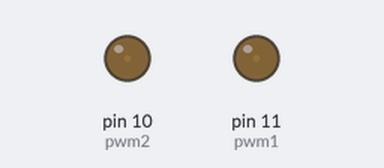
Bench run of a sketch on a simulated Arduino Uno, built with avr-gcc and run on an emulated ATmega328P. On the bench: output pins drawn as LEDs (lit = HIGH).

Above: at 1.3 s.
Timing chart, 0 to 2.8 s (numbered marks = the images above):
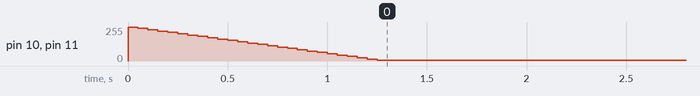

The sketch:

test1.ino
```cpp
int pwm1=11;


int pwm2=10;


void setup() {
  // put your setup code here, to run once:

pinMode(pwm1,INPUT);
pinMode(pwm2,INPUT);


for(int i=254;i>0;i=i-10)
{
 analogWrite(pwm1,i);


 analogWrite(pwm2,i);delay(50);}

}

void loop() {
  // put your main code here, to run repeatedly:

/*for(int i=0;i<255;i=i+10)
{
 analogWrite(pwm1,i);


 analogWrite(pwm2,i);delay(500);}

// delay(500);


 for(int i=255;i>0;i=i-10)
{
 analogWrite(pwm1,i);


 analogWrite(pwm2,i);

delay(500);
}
 */

 //analogWrite(pwm1,0);


 //analogWrite(pwm2,0);


}
```
